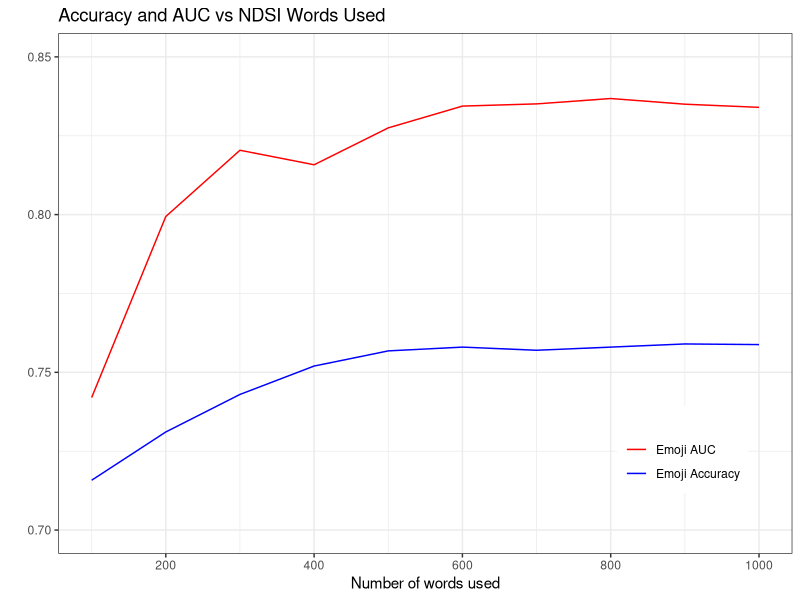
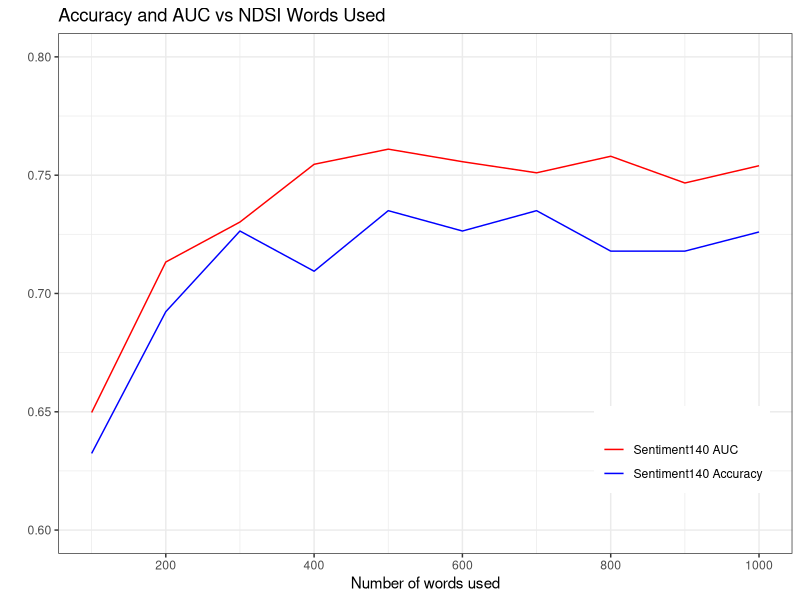
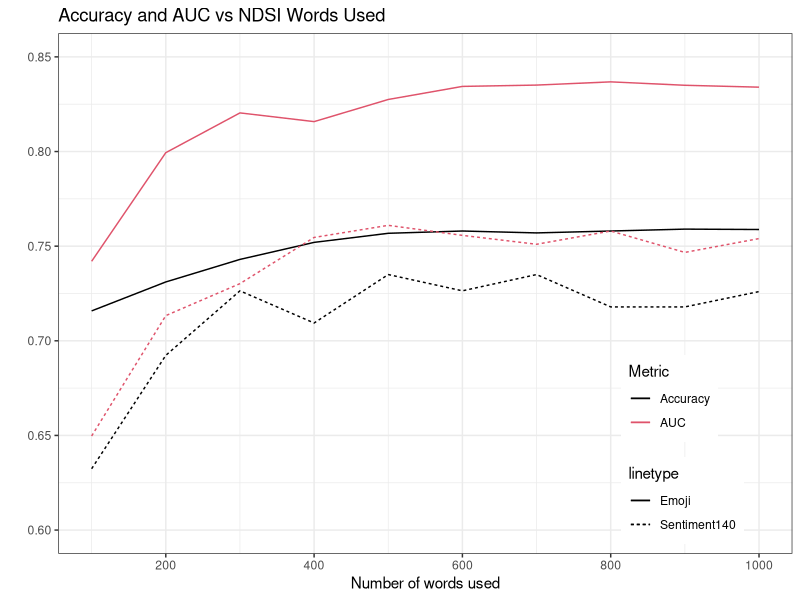

Generate these figures, in order, with R:
# Ebert
# 12 January 2017

library(ggplot2)

num_words = c(100, 200, 300, 400, 500, 600, 700, 800, 900, 1000)
emoji_auc = c(.7420, .7994, .8204, .8158, .8275, .8344, .8351, .8368, .8350, .8340)
emoji_acc = c(.7158, .7311, .7430, .7520, .7568, .7580, .7570, .7580, .7590, .7588)
s140_auc =  c(.6497, .7133, .7302, .7546, .7610, .7557, .7510, .7580, .7467, .7540)
s140_acc =  c(.6324, .6923, .7264, .7094, .7350, .7264, .7350, .7179, .7179, .7260)
minutes = c(5.0, 14.1, 28.1, 29.4, 40.8, 50.5, 1.03*60, 1.23*60, 1.37*60, 1.5*60)
df = as.data.frame(cbind(num_words, emoji_auc, emoji_acc, s140_auc, s140_acc, minutes))


# First plot
p = ggplot(data = df, aes(num_words))
p = p + geom_line(aes(y = emoji_auc, colour = "Emoji AUC"))
p = p + geom_line(aes(y = emoji_acc, colour = "Emoji Accuracy"))

p = p + scale_colour_manual("",
                            breaks = c("Emoji AUC", "Emoji Accuracy"),
                            values = c("red", "blue")) +
  xlab("Number of NDSI words used") + ylab("") +
  ggtitle("Accuracy and AUC vs NDSI Words Used") +
  theme_bw() +
  theme(legend.position = c(.85,.2)) +
  scale_x_continuous(name="Number of words used", breaks=seq(0,1000,200)) +
  scale_y_continuous(name="", limits=c(0.7, 0.85), breaks = seq(0.7, 0.85, 0.05))
p



p = ggplot(data = df, aes(num_words))
p = p + geom_line(aes(y = s140_auc, colour = "Sentiment140 AUC"))
p = p + geom_line(aes(y = s140_acc, colour = "Sentiment140 Accuracy"))
p = p + scale_colour_manual("",
                            breaks = c("Sentiment140 AUC", "Sentiment140 Accuracy"),
                            values = c("red", "blue")) +
  xlab("Number of NDSI words used") + ylab("") +
  ggtitle("Accuracy and AUC vs NDSI Words Used") +
  theme_bw() +
  theme(legend.position = c(.85,.2)) +
  scale_x_continuous(name="Number of words used", breaks=seq(0,1000,200)) +
  scale_y_continuous(name="", limits=c(0.6, 0.8), breaks = seq(0.6, 0.8, 0.05))
p








# Second Attempt
p = ggplot(data = df, aes(num_words))
p = p + geom_line(aes(y = emoji_auc, colour = "AUC", linetype="Emoji"))
p = p + geom_line(aes(y = emoji_acc, colour = "Accuracy", linetype="Emoji"))
p = p + geom_line(aes(y = s140_auc, colour = "AUC", linetype="Sentiment140"))
p = p + geom_line(aes(y = s140_acc, colour = "Accuracy", linetype = "Sentiment140"))
#p = p + scale_linetype_manual("Data Set", values=c("Emoji"=2,"Sentiment140"=1)) +
p = p + scale_colour_manual("Metric", values=c("AUC"=2,"Accuracy"=1)) +
  xlab("Number of words used") + ylab("") + 
  ggtitle("Accuracy and AUC vs NDSI Words Used") +
  theme_bw() +
  theme(legend.position = c(.85,.2)) +
  scale_x_continuous(name="Number of words used", breaks=seq(0,1000,200)) +
  scale_y_continuous(name="", limits=c(0.6, 0.85), breaks = seq(0.6, 0.85, 0.05))
p


# Third attempt: Use reshape?
